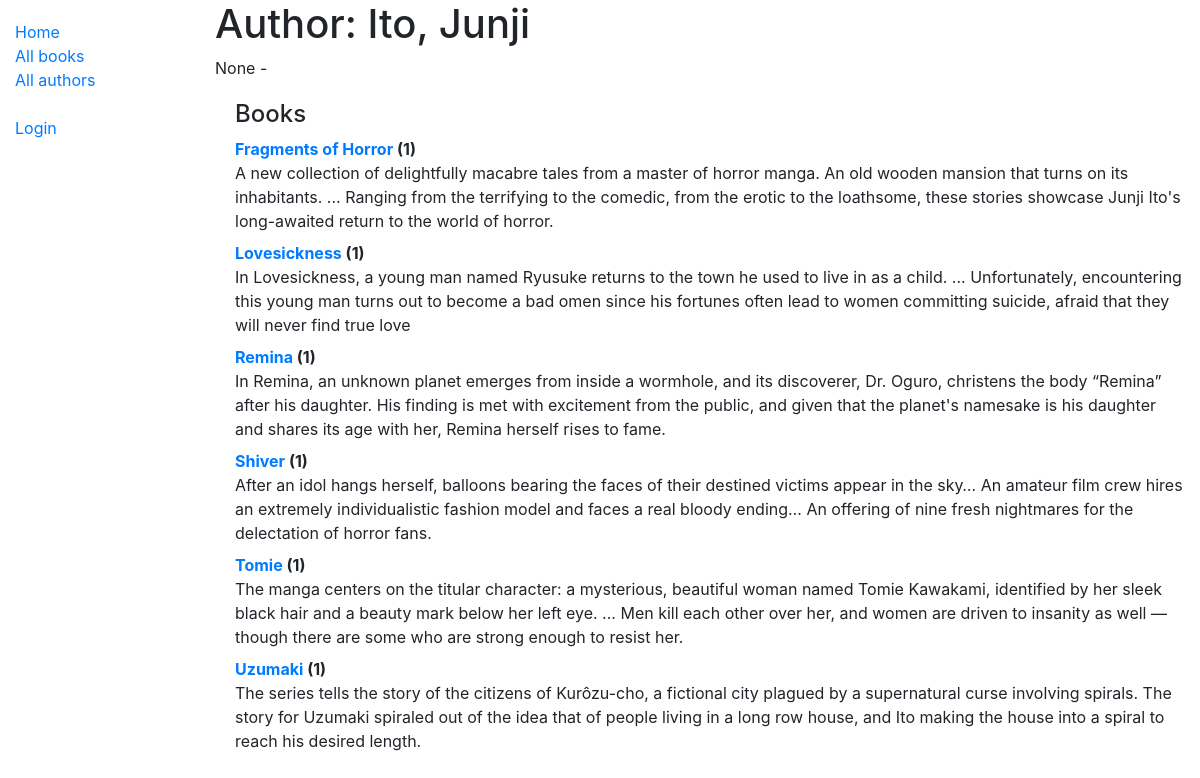
/catalog/author/1/, run on the app's committed database.
### catalog/models.py (models this page shows, shortened)
class Author(models.Model):
    first_name = models.CharField(max_length=100)
    last_name = models.CharField(max_length=100)
    date_of_birth = models.DateField(null=True, blank=True)
    date_of_death = models.DateField('Died', null=True, blank=True)
    class Meta:
        ordering = ['last_name', 'first_name']
    def __str__(self):
        return f'{self.last_name}, {self.first_name}'

class Book(models.Model):
    title = models.CharField(max_length=200)
    author = models.ForeignKey('Author', on_delete=models.SET_NULL, null=True)
    summary = models.TextField(max_length=1000, help_text='Enter a brief description of the book')
    isbn = models.CharField('ISBN', max_length=13, unique=True,
                             help_text='13 Character <a href="https://www.isbn-international.org/content/what-isbn">ISBN number</a>')
    genre = models.ManyToManyField(Genre, help_text='Select a genre for this book')
    language = models.ForeignKey('Language', on_delete=models.SET_NULL, null=True)
    class Meta:
        ordering = ['title', 'author']
    def display_genre(self):
        """Creates a string for the Genre. This is required to display genre in Admin."""
        return ', '.join([genre.name for genre in self.genre.all()[:3]])
    display_genre.short_description = 'Genre'
    def __str__(self):
        return self.title

### catalog/views.py (the view)
# urls.py: path('author/<int:pk>/', views.AuthorDetailView.as_view(), name='author-detail'),
class AuthorDetailView(generic.DetailView):
    model = Author

### catalog/templates/catalog/author_detail.html
{% extends "base_generic.html" %}
{% block content %}
<h1>Author: {{ author }} </h1>
<p>{{author.date_of_birth}} - {% if author.date_of_death %}{{author.date_of_death}}{% endif %}</p>
<div style="margin-left:20px;margin-top:20px">
<h4>Books</h4>
<dl>
{% for book in author.book_set.all %}
  <dt><a href="{% url 'book-detail' book.pk %}">{{book}}</a> ({{book.bookinstance_set.all.count}})</dt>
  <dd>{{book.summary}}</dd>
{% endfor %}
</dl>
</div>
{% endblock %}

### data on the page
Author: last_name+first_name "Ito, Junji", date_of_birth "None"
Book: title "Fragments of Horror", bookinstance_set.all.count "1", summary "A new collection of delightfully macabre tales from a master of horror manga. An old wooden mansion that turns on its inhabitants. ... Ranging from the terrifying to the comedic, from the erotic to the loathsome, these stories showcase Junji Ito's long-awaited return to the world of horror."
Book: title "Lovesickness", bookinstance_set.all.count "1", summary "In Lovesickness, a young man named Ryusuke returns to the town he used to live in as a child. ... Unfortunately, encountering this young man turns out to become a bad omen since his fortunes often lead to women committing suicide, afraid that they will never find true love"
Book: title "Remina", bookinstance_set.all.count "1", summary "In Remina, an unknown planet emerges from inside a wormhole, and its discoverer, Dr. Oguro, christens the body “Remina” after his daughter. His finding is met with excitement from the public, and given that the planet's namesake is his daughter and shares its age with her, Remina herself rises to fame."
Book: title "Shiver", bookinstance_set.all.count "1", summary "After an idol hangs herself, balloons bearing the faces of their destined victims appear in the sky… An amateur film crew hires an extremely individualistic fashion model and faces a real bloody ending… An offering of nine fresh nightmares for the delectation of horror fans."
Book: title "Tomie", bookinstance_set.all.count "1", summary "The manga centers on the titular character: a mysterious, beautiful woman named Tomie Kawakami, identified by her sleek black hair and a beauty mark below her left eye. ... Men kill each other over her, and women are driven to insanity as well — though there are some who are strong enough to resist her."
Book: title "Uzumaki", bookinstance_set.all.count "1", summary "The series tells the story of the citizens of Kurôzu-cho, a fictional city plagued by a supernatural curse involving spirals. The story for Uzumaki spiraled out of the idea that of people living in a long row house, and Ito making the house into a spiral to reach his desired length."
